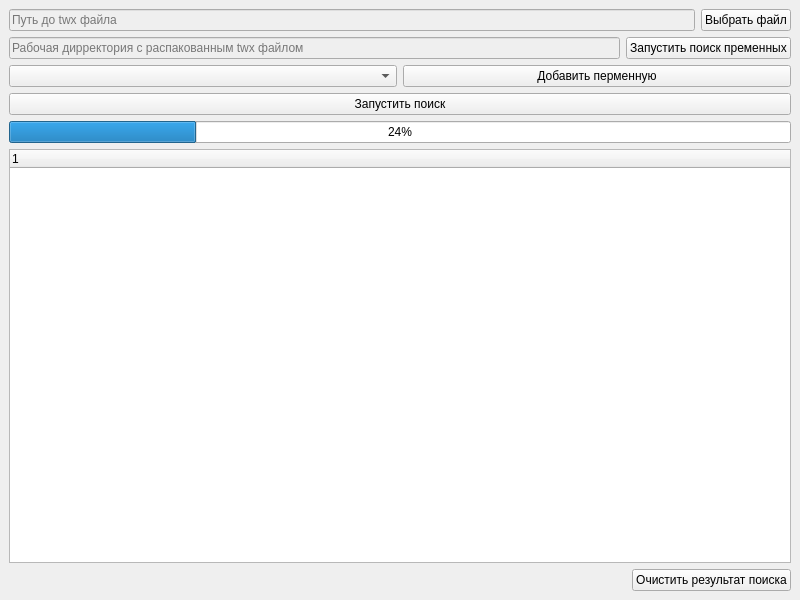
<?xml version="1.0" encoding="UTF-8"?>
<ui version="4.0">
 <class>MainWindow</class>
 <widget class="QMainWindow" name="MainWindow">
  <property name="geometry">
   <rect>
    <x>0</x>
    <y>0</y>
    <width>800</width>
    <height>600</height>
   </rect>
  </property>
  <property name="windowTitle">
   <string>SearchEnvVariable</string>
  </property>
  <widget class="QWidget" name="centralwidget">
   <layout class="QVBoxLayout" name="verticalLayout_2">
    <item>
     <layout class="QHBoxLayout" name="horizontalLayout_2">
      <item>
       <widget class="QLineEdit" name="lineEdit">
        <property name="enabled">
         <bool>false</bool>
        </property>
        <property name="placeholderText">
         <string>Путь до twx файла</string>
        </property>
       </widget>
      </item>
      <item>
       <widget class="QPushButton" name="pushButton">
        <property name="text">
         <string>Выбрать файл</string>
        </property>
       </widget>
      </item>
     </layout>
    </item>
    <item>
     <layout class="QHBoxLayout" name="horizontalLayout">
      <item>
       <widget class="QLineEdit" name="lineEdit_2">
        <property name="enabled">
         <bool>false</bool>
        </property>
        <property name="placeholderText">
         <string>Рабочая дирректория с распакованным twx файлом</string>
        </property>
       </widget>
      </item>
      <item>
       <widget class="QPushButton" name="pushButton_3">
        <property name="text">
         <string>Запустить поиск пременных</string>
        </property>
       </widget>
      </item>
     </layout>
    </item>
    <item>
     <layout class="QHBoxLayout" name="horizontalLayout_3">
      <item>
       <widget class="QComboBox" name="comboBox"/>
      </item>
      <item>
       <widget class="QPushButton" name="pushButton_4">
        <property name="text">
         <string>Добавить перменную</string>
        </property>
       </widget>
      </item>
     </layout>
    </item>
    <item>
     <widget class="QPushButton" name="pushButton_2">
      <property name="text">
       <string>Запустить поиск</string>
      </property>
     </widget>
    </item>
    <item>
     <widget class="QProgressBar" name="progressBar">
      <property name="value">
       <number>24</number>
      </property>
     </widget>
    </item>
    <item>
     <widget class="QTreeWidget" name="treeWidget">
      <column>
       <property name="text">
        <string notr="true">1</string>
       </property>
      </column>
     </widget>
    </item>
    <item>
     <layout class="QHBoxLayout" name="horizontalLayout_4">
      <item>
       <spacer name="horizontalSpacer">
        <property name="orientation">
         <enum>Qt::Horizontal</enum>
        </property>
        <property name="sizeHint" stdset="0">
         <size>
          <width>40</width>
          <height>20</height>
         </size>
        </property>
       </spacer>
      </item>
      <item>
       <widget class="QPushButton" name="pushButton_5">
        <property name="text">
         <string>Очистить результат поиска</string>
        </property>
       </widget>
      </item>
     </layout>
    </item>
   </layout>
  </widget>
 </widget>
 <resources/>
 <connections/>
</ui>
